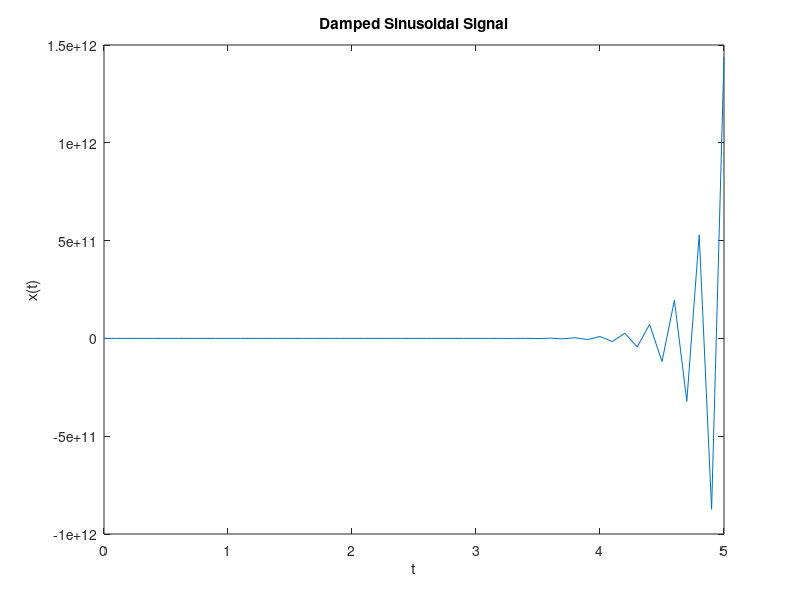

Write the MATLAB code that produced this figure.
t = 0 : 0.1 : 5;
x = 20 * exp(5 * t) .*cos(50 * pi * t);
plot(t, x);
xlabel('t');
ylabel('x(t)');
title('Damped Sinusoidal Signal');